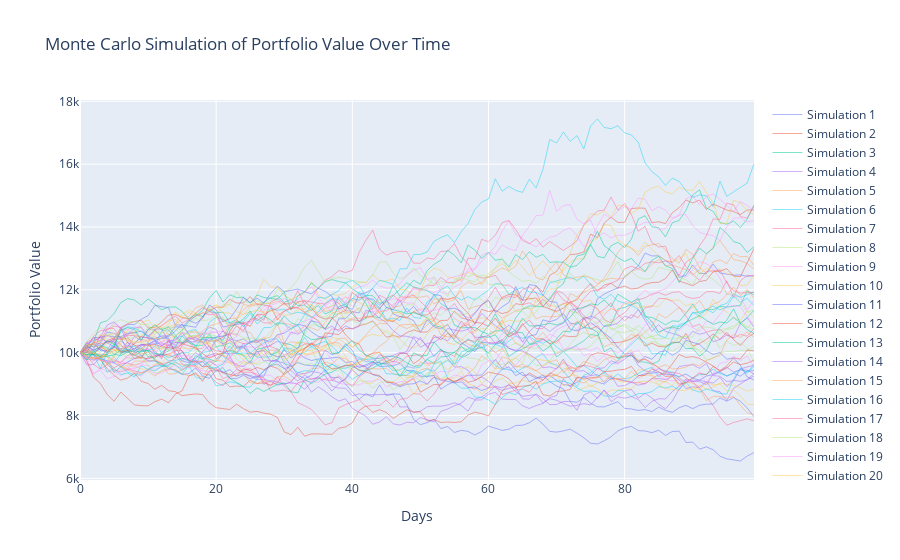

The notebook cell this image was saved under:
### Code cell
# Import the neccessary libraries neccessary for our analysis
import numpy as np
import pandas as pd
import matplotlib.pyplot as plt
import seaborn as sns
import yfinance as yf
from scipy.optimize import minimize
import plotly.graph_objects as go

# Create a function that will store the financial data of specific stocks for a span of time
def get_stock_data(tickers, start_date, end_date):
    """Fetch historical data for a list of stocks."""
    data = yf.download(tickers, start=start_date, end=end_date)['Adj Close']
    return data

# Create a function that will compute the expected annual return of each stock by scaling the average percent change in close prices to the 252 open
# trading days in a year in the US stock market, along with the covariance matrix and volatilities of the selected stocks from the data in the
# selected time frame of analysis
def calculate_annualized_metrics(returns):
    """Calculate annualized return, variance, and volatility."""
    mean_returns = returns.mean() * 252
    cov_matrix = returns.cov() * 252
    volatilities = np.sqrt(np.diag(cov_matrix))
    return mean_returns, cov_matrix, volatilities

# Create a function that will compute the expected return and expected risk of the portfolio 
def portfolio_performance(weights, mean_returns, cov_matrix):
    """Calculate portfolio return and risk."""
    portfolio_return = np.dot(weights, mean_returns)
    portfolio_risk = np.sqrt(np.dot(weights.T, np.dot(cov_matrix, weights)))
    return portfolio_return, portfolio_risk

# Create a function that modifies equal weights at the start to the weight of each stock that would lead to the maximum Sharpe Ratio using the
# Sequential Least Squares Programming method where weights must sum to 1
def optimize_portfolio(mean_returns, cov_matrix):
    """Find optimal portfolio weights for maximum Sharpe Ratio."""
    num_assets = len(mean_returns)
    bounds = tuple((0, 1) for _ in range(num_assets))
    initial_guess = num_assets * [1.0 / num_assets]

    def neg_sharpe_ratio(weights):
        portfolio_return, portfolio_risk = portfolio_performance(weights, mean_returns, cov_matrix)
        return -portfolio_return / portfolio_risk

    constraints = ({'type': 'eq', 'fun': lambda weights: np.sum(weights) - 1})
    result = minimize(neg_sharpe_ratio, initial_guess, method='SLSQP', bounds=bounds, constraints=constraints)
    return result.x

# Create a function that will plot the efficient frontier of our portfolio so we can evaluate risk vs return payoffs, and observe which combinations
# generate better or worse Sharpe Ratios. Sharpe Ratios indicate the level or return associated with a risk where 1 is "normal", the greater the
# Sharpe Ratio the more rewarding the investment is for the risk associated with it
def plot_efficient_frontier(mean_returns, cov_matrix):
    """Generate the efficient frontier."""
    results = []
    num_assets = len(mean_returns)
    for _ in range(1000):
        weights = np.random.random(num_assets)
        weights /= np.sum(weights)
        portfolio_return, portfolio_risk = portfolio_performance(weights, mean_returns, cov_matrix)
        results.append((portfolio_return, portfolio_risk))
    results = np.array(results)
    plt.figure(figsize=(10, 6))
    plt.scatter(results[:, 1], results[:, 0], c=results[:, 0] / results[:, 1], cmap='viridis', marker='o')
    plt.colorbar(label='Sharpe Ratio')
    plt.xlabel('Portfolio Risk (Standard Deviation)')
    plt.ylabel('Portfolio Return')
    plt.title('Efficient Frontier')
    plt.show()

# Create functions that will plot Monte Carlo simulations of the optimal portfolio based on optimal weights based on the initial portfolio amount
# input by the user, the number of simulations, and the number of days simulating over - while returning the mean, standard deviation, and
# every 10th percentile price value for the simulated data
def monte_carlo_portfolio_simulation(data, optimal_weights, initial_value, num_simulations, num_days):
    """Run Monte Carlo simulations for portfolio performance over time."""
    daily_returns = data.pct_change().dropna()
    mean_returns = daily_returns.mean()
    cov_matrix = daily_returns.cov()
    
    simulations = np.zeros((num_simulations, num_days))
    simulations[:, 0] = initial_value
    
    for sim in range(num_simulations):
        for day in range(1, num_days):
            daily_return = np.random.multivariate_normal(mean_returns, cov_matrix)
            portfolio_daily_return = np.sum(optimal_weights * daily_return)
            simulations[sim, day] = simulations[sim, day-1] * (1 + portfolio_daily_return)
    
    return simulations

def plot_monte_carlo_simulations(simulations, num_days):
    """Plot Monte Carlo simulations with interactive hover."""
    fig = go.Figure()
    
    for i in range(simulations.shape[0]):
        fig.add_trace(go.Scatter(
            y=simulations[i],
            x=list(range(num_days)),
            mode='lines',
            name=f'Simulation {i+1}',
            hoverinfo='x+y',
            line=dict(width=1),
            opacity=0.5
        ))
    
    fig.update_layout(
        title='Monte Carlo Simulation of Portfolio Value Over Time',
        xaxis_title='Days',
        yaxis_title='Portfolio Value',
        hovermode='closest'
    )
    
    fig.show()

def main():
    # User inputs
    num_stocks = int(input("Enter the number of stocks in the portfolio: "))
    tickers = [input(f"Enter ticker symbol for stock {i+1}: ") for i in range(num_stocks)]
    start_date = input("Enter start date (YYYY-MM-DD): ")
    end_date = input("Enter end date (YYYY-MM-DD): ")

    # Fetch stock data
    data = get_stock_data(tickers, start_date, end_date)
    daily_returns = data.pct_change().dropna()
    print(data)
    print(daily_returns)

    # Visualize stock prices over time window
    title = 'Portfolio Individual Asset Close Prices'
    my_stocks = data
    for c in my_stocks.columns.values:
        plt.plot(my_stocks[c], label = c)
    plt.title(title)
    plt.xlabel('Date', fontsize = 18)
    plt.ylabel('Adjusted Price USD ($)', fontsize = 18)
    plt.xticks(fontsize = 8)
    plt.legend(my_stocks.columns.values, loc = 'upper left')
    plt.show()
    plt.ymin = 0

    # Calculate portfolio metrics
    mean_returns, cov_matrix, volatilities = calculate_annualized_metrics(daily_returns)
    print(mean_returns)
    print(cov_matrix)
    print(volatilities)
    optimal_weights = optimize_portfolio(mean_returns, cov_matrix)
    
    portfolio_variance = np.dot(optimal_weights.T, np.dot(cov_matrix, optimal_weights))
    portfolio_volatility = np.sqrt(portfolio_variance)
    print(portfolio_variance)
    print(portfolio_volatility)
    expected_portfolio_return = np.sum(mean_returns*optimal_weights*252)
    print(expected_portfolio_return)

    # Display results
    print("Optimal Weights for Maximum Sharpe Ratio:")
    for ticker, weight in zip(tickers, optimal_weights):
        print(f"{ticker}: {weight:.2%}")
    
    # Efficient Frontier
    plot_efficient_frontier(mean_returns, cov_matrix)

    initial_value = float(input("Enter the initial portfolio value: "))
    num_simulations = int(input("Enter the number of Monte Carlo simulations: "))
    num_days = int(input("Enter the number of days to simulate: "))
    
    simulations = monte_carlo_portfolio_simulation(data, optimal_weights, initial_value, num_simulations, num_days)
    plot_monte_carlo_simulations(simulations, num_days)
    ending_values = simulations[:, -1]
    ending_mean = np.mean(ending_values)
    ending_std = np.std(ending_values)

    print(f"Ending Mean Value: ${ending_mean:.2f}")
    print(f"Ending Standard Deviation: ${ending_std:.2f}")

    # Calculate and display prices at every 10th percentile
    percentiles = np.percentile(ending_values, range(0, 101, 10))
    for i, percentile in enumerate(percentiles):
        print(f"{i*10}th Percentile: ${percentile:.2f}")

if __name__ == "__main__":
    main()
